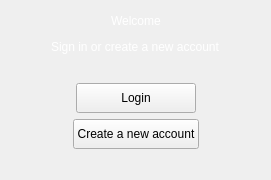
      <widget class="QWidget" name="page_welcome">
       <layout class="QVBoxLayout" name="verticalLayout_2">
        <item>
         <layout class="QHBoxLayout" name="horizontalLayout_4">
          <item>
           <spacer name="horizontalSpacer">
            <property name="orientation">
             <enum>Qt::Horizontal</enum>
            </property>
            <property name="sizeHint" stdset="0">
             <size>
              <width>40</width>
              <height>20</height>
             </size>
            </property>
           </spacer>
          </item>
          <item>
           <widget class="QLabel" name="label">
            <property name="styleSheet">
             <string notr="true">font: 36pt &quot;MS Shell Dlg 2&quot;; color:rgb(255, 255, 255)</string>
            </property>
            <property name="text">
             <string>Welcome</string>
            </property>
           </widget>
          </item>
          <item>
           <spacer name="horizontalSpacer_2">
            <property name="orientation">
             <enum>Qt::Horizontal</enum>
            </property>
            <property name="sizeHint" stdset="0">
             <size>
              <width>40</width>
              <height>20</height>
             </size>
            </property>
           </spacer>
          </item>
         </layout>
        </item>
        <item>
         <layout class="QHBoxLayout" name="horizontalLayout_5">
          <item>
           <spacer name="horizontalSpacer_3">
            <property name="orientation">
             <enum>Qt::Horizontal</enum>
            </property>
            <property name="sizeHint" stdset="0">
             <size>
              <width>40</width>
              <height>20</height>
             </size>
            </property>
           </spacer>
          </item>
          <item>
           <widget class="QLabel" name="label_2">
            <property name="styleSheet">
             <string notr="true">font: 16pt &quot;MS Shell Dlg 2&quot;;color:rgb(255, 255, 255)</string>
            </property>
            <property name="text">
             <string>Sign in or create a new account</string>
            </property>
           </widget>
          </item>
          <item>
           <spacer name="horizontalSpacer_4">
            <property name="orientation">
             <enum>Qt::Horizontal</enum>
            </property>
            <property name="sizeHint" stdset="0">
             <size>
              <width>40</width>
              <height>20</height>
             </size>
            </property>
           </spacer>
          </item>
         </layout>
        </item>
        <item>
         <layout class="QHBoxLayout" name="horizontalLayout_11">
          <item>
           <spacer name="horizontalSpacer_23">
            <property name="orientation">
             <enum>Qt::Horizontal</enum>
            </property>
            <property name="sizeHint" stdset="0">
             <size>
              <width>40</width>
              <height>20</height>
             </size>
            </property>
           </spacer>
          </item>
         </layout>
        </item>
        <item>
         <layout class="QHBoxLayout" name="horizontalLayout_9">
          <item>
           <spacer name="horizontalSpacer_5">
            <property name="orientation">
             <enum>Qt::Horizontal</enum>
            </property>
            <property name="sizeHint" stdset="0">
             <size>
              <width>40</width>
              <height>20</height>
             </size>
            </property>
           </spacer>
          </item>
          <item>
           <widget class="QPushButton" name="bt_welcome_accedi">
            <property name="minimumSize">
             <size>
              <width>120</width>
              <height>30</height>
             </size>
            </property>
            <property name="styleSheet">
             <string notr="true">font: 14pt &quot;MS Shell Dlg 2&quot;;</string>
            </property>
            <property name="text">
             <string>Login</string>
            </property>
           </widget>
          </item>
          <item>
           <spacer name="horizontalSpacer_6">
            <property name="orientation">
             <enum>Qt::Horizontal</enum>
            </property>
            <property name="sizeHint" stdset="0">
             <size>
              <width>40</width>
              <height>20</height>
             </size>
            </property>
           </spacer>
          </item>
         </layout>
        </item>
        <item>
         <layout class="QHBoxLayout" name="horizontalLayout_10">
          <item>
           <spacer name="horizontalSpacer_7">
            <property name="orientation">
             <enum>Qt::Horizontal</enum>
            </property>
            <property name="sizeHint" stdset="0">
             <size>
              <width>40</width>
              <height>20</height>
             </size>
            </property>
           </spacer>
          </item>
          <item>
           <widget class="QPushButton" name="bt_welcome_registrati">
            <property name="minimumSize">
             <size>
              <width>120</width>
              <height>30</height>
             </size>
            </property>
            <property name="styleSheet">
             <string notr="true">font: 14pt &quot;MS Shell Dlg 2&quot;;</string>
            </property>
            <property name="text">
             <string>Create a new account</string>
            </property>
           </widget>
          </item>
          <item>
           <spacer name="horizontalSpacer_8">
            <property name="orientation">
             <enum>Qt::Horizontal</enum>
            </property>
            <property name="sizeHint" stdset="0">
             <size>
              <width>40</width>
              <height>20</height>
             </size>
            </property>
           </spacer>
          </item>
         </layout>
        </item>
        <item>
         <layout class="QVBoxLayout" name="verticalLayout_8">
          <item>
           <spacer name="horizontalSpacer_24">
            <property name="orientation">
             <enum>Qt::Horizontal</enum>
            </property>
            <property name="sizeHint" stdset="0">
             <size>
              <width>40</width>
              <height>20</height>
             </size>
            </property>
           </spacer>
          </item>
         </layout>
        </item>
       </layout>
      </widget>
